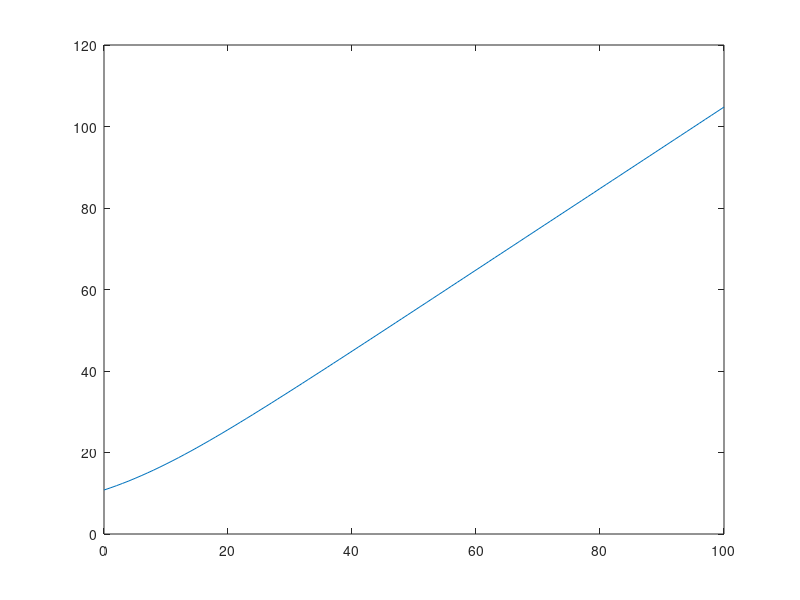
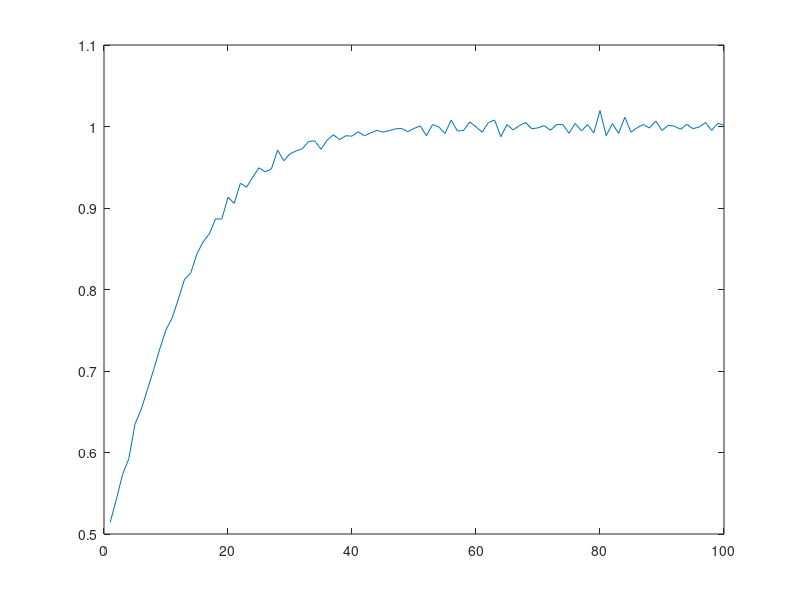

Reproduce these figures in MATLAB, in order.
clc;
clear all;
close all;

%For loop
snr_save=[];
snr_measures=[];

for snr_dB=0:100

  %Parameters
  sig_size=2^20;
  ##snr_dB=40;
  snr=10^(snr_dB/20);

  %Generate test signal
  test_in = ones(1,sig_size);
##  t=(1:sig_size);
##  test_in=sin(2*pi*0.1*t);

  %Generate noise
  noise = rand(1,sig_size)*2;

  %Add noise to signal
  test_in_with_noise=test_in+noise/snr;

  %Measure
  mean_of=mean(abs(test_in_with_noise));
  std_of=std(abs(test_in_with_noise));
  snr_measured=mean_of.^2/std_of.^2;
  snr_measured_dB=10*log10(snr_measured);

  %Store information
  snr_save=[snr_save snr_dB];
  snr_measures=[snr_measures snr_measured_dB];
  
end;

figure(1);
plot(snr_save,snr_measures);
figure(2);
plot(diff(snr_measures));
